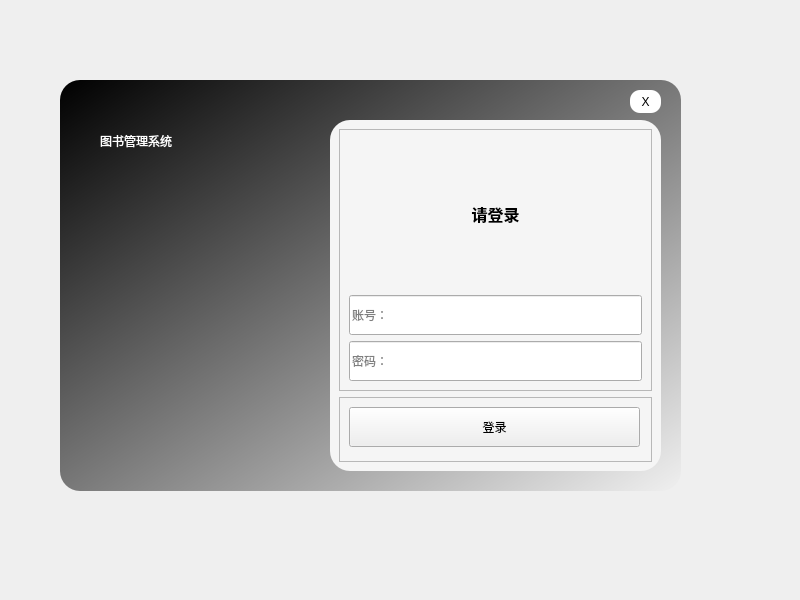
<?xml version="1.0" encoding="UTF-8"?>
<ui version="4.0">
 <class>LoginWindow</class>
 <widget class="QMainWindow" name="LoginWindow">
  <property name="geometry">
   <rect>
    <x>0</x>
    <y>0</y>
    <width>800</width>
    <height>600</height>
   </rect>
  </property>
  <property name="windowTitle">
   <string>图书管理系统-登录</string>
  </property>
  <property name="windowFlags">
   <set>Qt::FramelessWindowHint</set>
  </property>
  <property name="attribute">
   <enum>Qt::WA_TranslucentBackground</enum>
  </property>
  <widget class="QWidget" name="centralwidget">
   <widget class="QFrame" name="frame">
    <property name="geometry">
     <rect>
      <x>60</x>
      <y>80</y>
      <width>621</width>
      <height>411</height>
     </rect>
    </property>
    <property name="styleSheet">
     <string notr="true">#frame{
background-color:qlineargradient(spread:reflect, x1:0, y1:0, x2:1, y2:1, stop:0 rgba(0, 0, 0, 255), stop:1 rgba(240, 240, 240, 255));
border-radius:20px;
}</string>
    </property>
    <property name="frameShape">
     <enum>QFrame::StyledPanel</enum>
    </property>
    <property name="frameShadow">
     <enum>QFrame::Raised</enum>
    </property>
    <widget class="QLabel" name="label">
     <property name="geometry">
      <rect>
       <x>40</x>
       <y>40</y>
       <width>211</width>
       <height>41</height>
      </rect>
     </property>
     <property name="styleSheet">
      <string notr="true">color:rgb(255, 255, 255);
font: 22pt &quot;幼圆&quot;;</string>
     </property>
     <property name="text">
      <string>图书管理系统</string>
     </property>
    </widget>
    <widget class="QPushButton" name="pushButton">
     <property name="geometry">
      <rect>
       <x>570</x>
       <y>10</y>
       <width>31</width>
       <height>23</height>
      </rect>
     </property>
     <property name="styleSheet">
      <string notr="true">QPushButton {
    border-radius : 10px;
    background-color: white;
    font: 10pt &quot;华文琥珀&quot;;
}
QPushButton:hover{
    padding-bottom:5px;
}</string>
     </property>
     <property name="text">
      <string>X</string>
     </property>
    </widget>
    <widget class="QFrame" name="frame_2">
     <property name="geometry">
      <rect>
       <x>270</x>
       <y>40</y>
       <width>331</width>
       <height>351</height>
      </rect>
     </property>
     <property name="minimumSize">
      <size>
       <width>331</width>
       <height>351</height>
      </size>
     </property>
     <property name="styleSheet">
      <string notr="true">#frame_2 {
background-color:rgb(245,245,245);
border-radius:20px;
}</string>
     </property>
     <property name="frameShape">
      <enum>QFrame::StyledPanel</enum>
     </property>
     <property name="frameShadow">
      <enum>QFrame::Raised</enum>
     </property>
     <layout class="QVBoxLayout" name="verticalLayout">
      <item>
       <widget class="QFrame" name="frame_3">
        <property name="sizePolicy">
         <sizepolicy hsizetype="Preferred" vsizetype="Expanding">
          <horstretch>0</horstretch>
          <verstretch>4</verstretch>
         </sizepolicy>
        </property>
        <property name="frameShape">
         <enum>QFrame::StyledPanel</enum>
        </property>
        <property name="frameShadow">
         <enum>QFrame::Raised</enum>
        </property>
        <layout class="QVBoxLayout" name="verticalLayout_2">
         <item>
          <widget class="QLabel" name="label_2">
           <property name="sizePolicy">
            <sizepolicy hsizetype="Preferred" vsizetype="Expanding">
             <horstretch>0</horstretch>
             <verstretch>1</verstretch>
            </sizepolicy>
           </property>
           <property name="text">
            <string>&lt;html&gt;&lt;head/&gt;&lt;body&gt;&lt;p align=&quot;center&quot;&gt;&lt;span style=&quot; font-size:12pt; font-weight:600;&quot;&gt;请登录&lt;/span&gt;&lt;/p&gt;&lt;/body&gt;&lt;/html&gt;</string>
           </property>
          </widget>
         </item>
         <item>
          <widget class="QLineEdit" name="lineEdit">
           <property name="minimumSize">
            <size>
             <width>0</width>
             <height>40</height>
            </size>
           </property>
           <property name="placeholderText">
            <string>账号：</string>
           </property>
          </widget>
         </item>
         <item>
          <widget class="QLineEdit" name="lineEdit_2">
           <property name="minimumSize">
            <size>
             <width>0</width>
             <height>40</height>
            </size>
           </property>
           <property name="echoMode">
            <enum>QLineEdit::Password</enum>
           </property>
           <property name="placeholderText">
            <string>密码：</string>
           </property>
          </widget>
         </item>
        </layout>
       </widget>
      </item>
      <item>
       <widget class="QFrame" name="frame_4">
        <property name="sizePolicy">
         <sizepolicy hsizetype="Preferred" vsizetype="Expanding">
          <horstretch>0</horstretch>
          <verstretch>1</verstretch>
         </sizepolicy>
        </property>
        <property name="frameShape">
         <enum>QFrame::StyledPanel</enum>
        </property>
        <property name="frameShadow">
         <enum>QFrame::Raised</enum>
        </property>
        <widget class="QPushButton" name="pushButton_4">
         <property name="geometry">
          <rect>
           <x>10</x>
           <y>10</y>
           <width>291</width>
           <height>40</height>
          </rect>
         </property>
         <property name="minimumSize">
          <size>
           <width>0</width>
           <height>40</height>
          </size>
         </property>
         <property name="text">
          <string>登录</string>
         </property>
        </widget>
       </widget>
      </item>
     </layout>
    </widget>
   </widget>
  </widget>
 </widget>
 <!-- 修正：connections作为ui的直接子节点，仅保留有效的close()连接 -->
 <connections>
  <connection>
   <sender>pushButton</sender>
   <signal>clicked()</signal>
   <receiver>LoginWindow</receiver>
   <slot>close()</slot>
  </connection>
 </connections>
 <resources/>
</ui>
